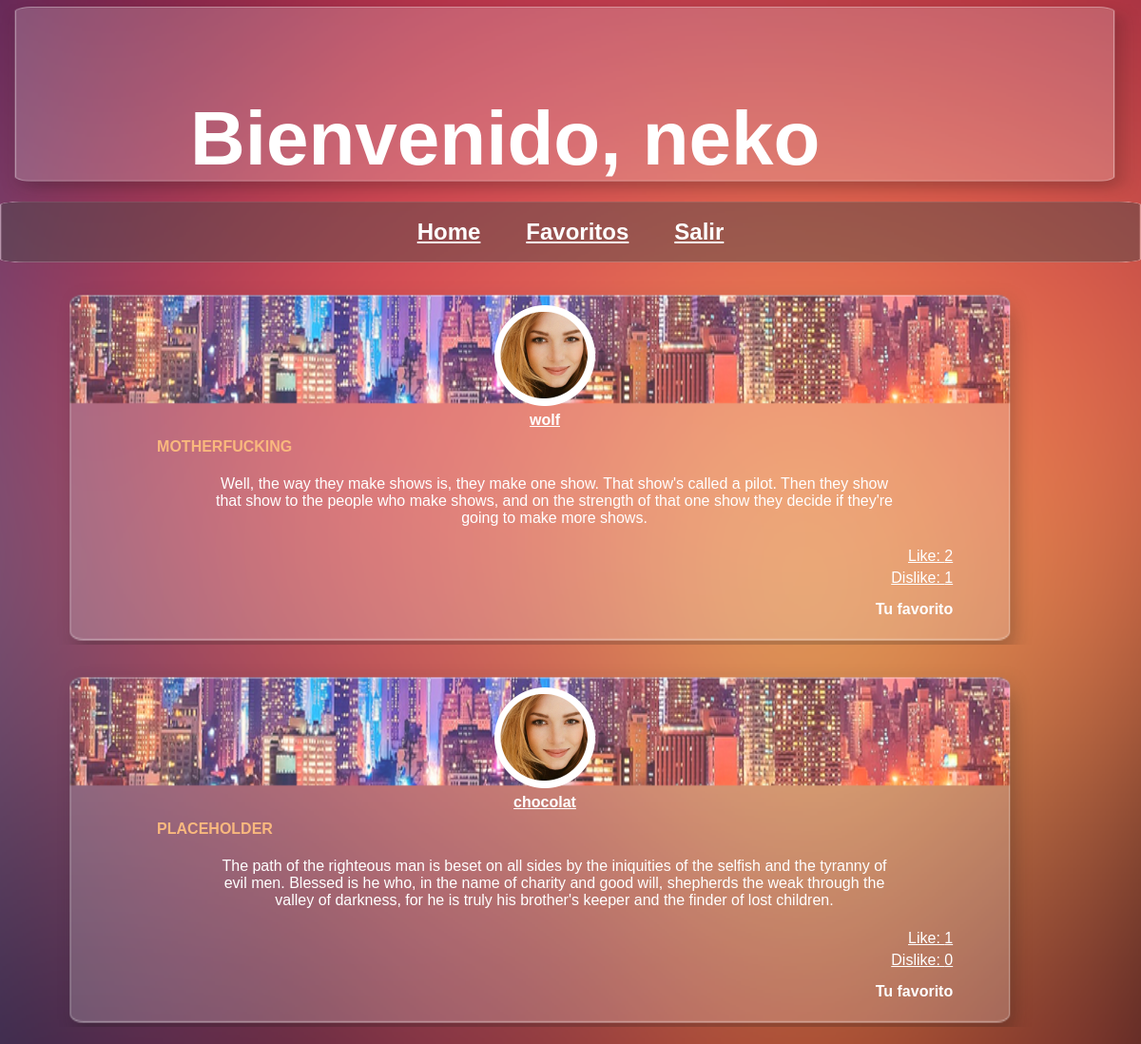
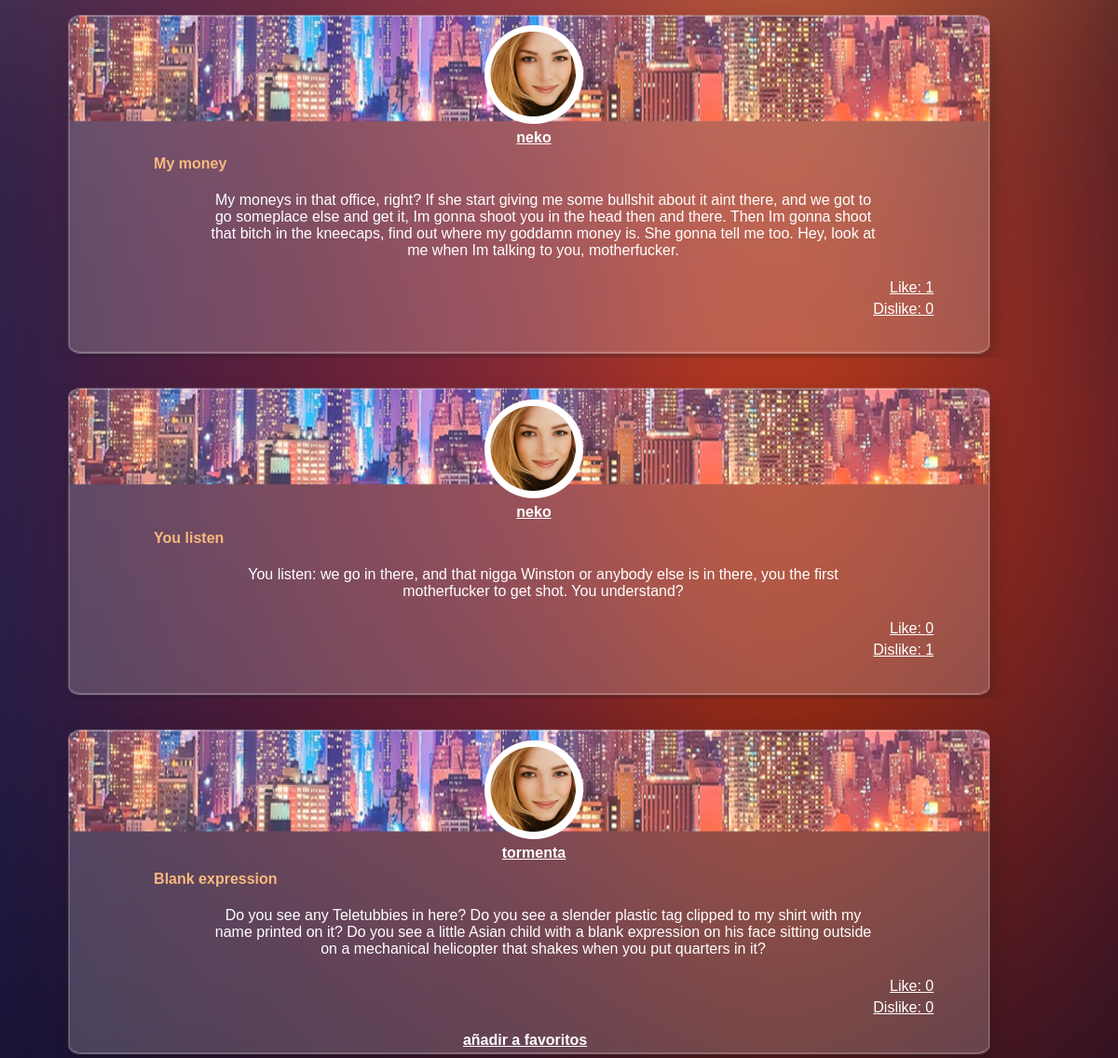
The page /index.php (signed in) on the database its author committed (2 pictures, top to bottom).
### tables this page shows
CREATE TABLE IF NOT EXISTS `post` (
`Id_mensaje` int(11) NOT NULL,
  `Id_usuario` int(255) NOT NULL,
  `Titulo` text,
  `Post` text
);

CREATE TABLE IF NOT EXISTS `usuarios` (
`Id` int(12) NOT NULL,
  `Nombre` varchar(20) NOT NULL,
  `password` varchar(10) NOT NULL,
  `URL` text
);

### index.php (the view, shortened to what this page needs)
<!doctype html>
<html>
	<head>
		<link rel="stylesheet" href="css/style.css">
	</head>
	<body>
	<?php
		include_once("includes/database.php");
		  	$query_cons =  "SELECT Nombre, URL FROM mensajes.usuarios WHERE 1";
			$result_cons = mysqli_query($cons,$query_cons);
			 $usuarios = [];
			while($row = mysqli_fetch_array($result_cons)){
				array_push($usuarios,$row["Nombre"]);
				$Nombre=$row['Nombre'];
			}
	?>
		<header>
			<div id="nombre">
						<?php
							echo "<h1 >";
							echo "Bienvenido,  ".$_SESSION['user'];
							echo "</h1>";
						?>
					</div>
		</header>
		<div class="container">
			<div class="navegacion">
				<nav>
					<ul class="list-inline list">
							<li class="lista"><a href="#"><h2>Home</h2></a></li>
							<?php
							$ID =mysql_query("SELECT usuarios.Id FROM mensajes.usuarios WHERE usuarios.Nombre='".$_SESSION['user']."'");
							while ($row = mysql_fetch_array($ID)) {
								$idUser = $row["Id"];
							}
							echo "<li class='lista'>";
							$mens= mysql_query("SELECT * FROM mensajes.usuarios As user, mensajes.post AS msm WHERE user.Id=msm.Id_usuario");
							while ($row = mysql_fetch_array($mens)) {
								echo "<a href='favoritos.php?usuario='$Nombre'>";
							}
							echo "<h2>";
							echo "Favoritos";
							echo "</h2>";
							echo "</a>";
							echo "</li>";
							?>
							<li class="lista"><a href="logout.php"><h2>Salir</h2></a></li>
						</ul>
				</nav>
			</div>
				<?php
				$mens= mysql_query("SELECT * FROM mensajes.usuarios As user, mensajes.post AS msm WHERE user.Id=msm.Id_usuario ORDER BY msm.Id_mensaje");
				while ($row = mysql_fetch_array($mens)) {
					$url = $row["URL"];
					$nombre = $row["Nombre"];
					$post =$row["Post"];
					$titulo = $row["Titulo"];
					$mensaje = $row["Id_mensaje"];
					$idUsuario = $row["Id_usuario"];
						echo "<div class='contenedor'>";
							echo "<div class='post'>";
								echo "<div class='user'>";
									echo "<img src='$url' alt='usuario'>";
									echo "<form name='form' action='perfil.php' method='POST'>";
									echo "<a href='perfil.php?usuario=$nombre'>$nombre</a>";
									echo "<br    />";
								echo "</div>";
								echo "<div class='titulo'>$titulo</div>";
								echo "<div class='content'>$post</div>";
								$likes= "SELECT count(*) AS numLikes FROM mensajes.likes WHERE id_post='".$row["Id_mensaje"]."'";
								$rNumLikes = mysqli_query($cons,$likes);
									while($rowB = mysqli_fetch_array($rNumLikes)){
										$numLikes = $rowB["numLikes"];
										echo "<div class='likes'>";
										echo "<a href='add/addLike.php?usuario=".$_SESSION['user']." &idPost= ".$mensaje."'>";
										echo "Like: $numLikes";
										echo "</a>";
										echo "</div>";
									}
								$dislike= "SELECT count(*) AS numDislike FROM mensajes.dislike WHERE id_post='".$row["Id_mensaje"]."'";
								$rNumDislike = mysqli_query($cons,$dislike);
									while($rowC = mysqli_fetch_array($rNumDislike)){
										$numDislike = $rowC["numDislike"];
										echo "<div class='Dislikes'>";
										echo "<a href='add/addDislike.php?usuario=".$_SESSION['user']." &idPost= ".$mensaje."'>";
										echo "Dislike: $numDislike";
										echo "</a>";
										echo "</div>";
									}
								$favoritos= "SELECT count(*) AS numFavoritos FROM mensajes.favoritos WHERE id_post='".$row["Id_mensaje"]."'";
								$IDfavoritos =mysql_query("SELECT * FROM mensajes.favoritos");
								$rNumFavoritos = mysqli_query($cons,$favoritos);
								$numFavoritos = " ";
								$direc = '#';
								$add = ' ';
									while($rowC = mysqli_fetch_array($rNumFavoritos)){
										while ($rowFav = mysql_fetch_array($IDfavoritos)) {
											if ($mensaje==$rowFav["Id_post"] && $idUser==$rowFav["Id_usuario"]) {
												if ($rowC["numFavoritos"]==1) {
												$numFavoritos = "Tu favorito";
												}else if ($rowC["numFavoritos"]>=2) {
												$numFavoritos = "Tu favorito";
												}
											}
												if ($numFavoritos!='Tu favorito' && $idUser!=$idUsuario) {
												$direc="add/addFavoritos.php?usuario=".$_SESSION['user']." &idPost= ".$mensaje."";
												$add='añadir a favoritos';
											} else {
												$add='';
											}
										}
										echo "<div class='Favoritos'>";
										echo "$numFavoritos";
										echo "<a href='$direc'>$add</a>";
										echo "</div>";
									}
							echo "</div>";
							echo "</div>";
				}
				 ?>
			</div>
	</body>
</html>

### css/style.css (style rules this page uses)
* { font-family: 'Helvetica', cursive; margin: 0; padding: 0; }
body { background: #ecf0f1; background: url("imagenes/fondo.png"); background-repeat: no-repeat; background-size: 100% 100%; }
header { background: url("imagenes/mensaje.png"); background-size: 100% 100%; background-repeat: no-repeat; }
#nombre { padding-top: 100px; padding-left: 200px; padding-bottom: 20px; color: white; font-size: 40px; }
.navegacion nav { background: url("imagenes/header.png"); background-size: 100% 100%; text-align: center; }
nav li { display: inline-block; margin: 0 15px 0 15px; }
nav a { color: white; margin: 0 15px 0 15px; }
.contenedor { margin: auto; width: 90%; }
.contenedor img { margin-top: 25px; width: 50% }
.post { background: url("imagenes/mensajeDos.png"); background-size: 100% 110%; color: white; display: inline-block; text-align: center; margin-top: 20px; width: 95%; }
.post a { color: white; display: inline-block; text-align: center; margin-top: 2px; width: 95%; }
.user { display: inline-block; font-weight: bold; }
.titulo { display: inline-block; text-align: left; margin-left:5px; margin-top:10px; width: 80%; font-weight: bold; color:#f9b87e; }
.content { display: inline-block; margin-left: 20px; margin-top: 1px; padding: 20px; vertical-align: top; width: 70%; }
.likes a { display: inline-block; text-align: right; margin-left:-65px; padding-top:-20px; width: 90%; }
.Dislikes a { display: inline-block; text-align: right; margin-left:-65px; margin-top:5px; padding-bottom:10px; width: 90%; }
.Favoritos { display: inline-block; text-align: right; margin-left:-65px; margin-top:5px; padding-bottom:10px; width: 90%; font-weight: bold; }

### rows shown on the page
post: Id_usuario.URL (picture), Id_usuario.Nombre "wolf", Titulo "MOTHERFUCKING", Post "Well, the way they make shows is, they make one show. That show's called a pilot. Then they show that show to the people who make shows, and on the strength of that one show they decide if they're going to make more shows.", numLikes "2", numDislike "1", numFavoritos "Tu favorito"
post: Id_usuario.URL (picture), Id_usuario.Nombre "chocolat", Titulo "PLACEHOLDER", Post "The path of the righteous man is beset on all sides by the iniquities of the selfish and the tyranny of evil men. Blessed is he who, in the name of charity and good will, shepherds the weak through the valley of darkness, for he is truly his brother's keeper and the finder of lost children.", numLikes "1", numDislike "0", numFavoritos "Tu favorito"
post: Id_usuario.URL (picture), Id_usuario.Nombre "neko", Titulo "My money", Post "My moneys in that office, right? If she start giving me some bullshit about it aint there, and we got to go someplace else and get it, Im gonna shoot you in the head then and there. Then Im gonna shoot that bitch in the kneecaps, find out where my goddamn money is. She gonna tell me too. Hey, look at me when Im talking to you, motherfucker.", numLikes "1", numDislike "0"
post: Id_usuario.URL (picture), Id_usuario.Nombre "neko", Titulo "You listen", Post "You listen: we go in there, and that nigga Winston or anybody else is in there, you the first motherfucker to get shot. You understand?", numLikes "0", numDislike "1"
post: Id_usuario.URL (picture), Id_usuario.Nombre "tormenta", Titulo "Blank expression", Post "Do you see any Teletubbies in here? Do you see a slender plastic tag clipped to my shirt with my name printed on it? Do you see a little Asian child with a blank expression on his face sitting outside on a mechanical helicopter that shakes when you put quarters in it?", numLikes "0", numDislike "0"
usuarios: Id.Id_usuario "añadir a favoritos"

### other values the page prints
$_SESSION['user'] "neko"
